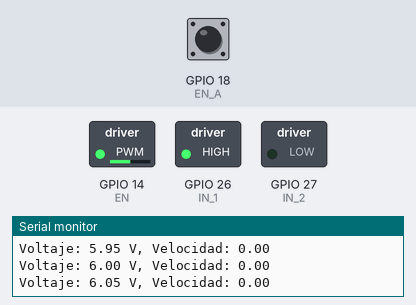
The sketch below on a simulated ESP32. Parts: switched loads named in the sketch (green lamp = pin HIGH), the last lines printed to the serial monitor. Inputs (shaded band) come from the test bench; at power-on: GPIO 18 (EN_A) HIGH.

Above: at 6.1 s.
At 12.1 s:
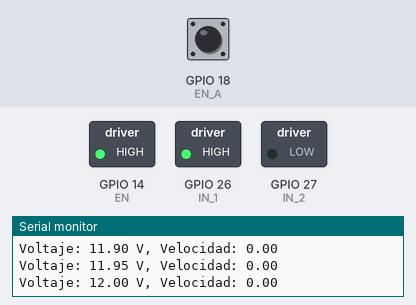
Timing chart, 0 to 13.6 s (numbered marks = the images above):
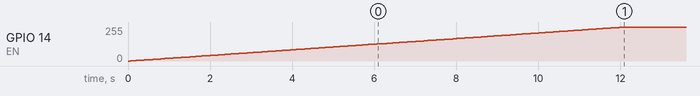

The sketch:

MotorC.ino
```cpp
//Zaida Irais López Mendieta A01708755
//Francisco Alejandro Velázquez Ledesma - A01709475
//Julio David Reséndiz Cruz - A01709375

#define IN_1 26
#define IN_2 27
#define EN 14

#define EN_A 18
#define EN_B 19

#define PWM_CH 0
#define FREQ 5000
#define RES 8

#define DT 20000
#define REDUCTOR 34
#define CPR 12

double pos = 0;
double pos_ant = 0;
double timer = 0;
float vel = 0;
float vel_rad_s = 0; // Velocidad en radianes por segundo

//Función para los cambios (FALLING) en el canal A
void IRAM_ATTR int_callback(){
  if(digitalRead(EN_B) == 0){
    pos = pos + 1;
  } else {
    pos = pos - 1;
  }
}

void setup() {
  Serial.begin(115200);
  //Se asigna funcion de los pines, sin es salida o entrada
  pinMode(IN_1, OUTPUT);
  pinMode(IN_2, OUTPUT);
  pinMode(EN, OUTPUT);

  pinMode(EN_A, INPUT);
  pinMode(EN_B, INPUT);

  attachInterrupt(EN_A, int_callback, FALLING);

  ledcSetup(PWM_CH, FREQ, RES);
  ledcAttachPin(EN, PWM_CH);
}

void loop() {
  static unsigned long lastTime = 0;
  static float voltage = 0.0; // Voltaje inicial
  const float maxVoltage = 12.0; // Voltaje máximo
  const float voltageStep = 0.05; // Incremento de voltaje
  const unsigned long stepDelay = 50; // Retardo de tiempo en milisegundos
  digitalWrite(IN_1, HIGH);
    digitalWrite(IN_2, LOW );
  // Incrementar el voltaje cada 50ms
  if(millis() - lastTime >= stepDelay && voltage < maxVoltage) {
    lastTime = millis();
    voltage += voltageStep;

    // Calcular el valor de duty cycle correspondiente al voltaje actual
    int dutyCycle = (int)(voltage / maxVoltage * 255);
    ledcWrite(PWM_CH, dutyCycle);

    // Imprimir el voltaje y la velocidad actual
    Serial.print("Voltaje: ");
    Serial.print(voltage);
  //  Serial.print(" ");
    Serial.print(" V, Velocidad: ");
    Serial.println(vel); // Velocidad impresa en el cálculo de abajo
  }

  // Estimar la velocidad del motor y convertirla a rad/s
  if ((micros() - timer) > DT) {
    timer = micros();
    vel = (((pos - pos_ant) / DT) / (CPR * REDUCTOR)) * (1000000.0*60.0);
    vel_rad_s = vel * (2.0 * PI / 60.0); // Convertir RPM a rad/s
    pos_ant = pos;
  }


}
```

Measured:
- by itself, GPIO 14 (EN): moves from 0/255 to 255/255 over 12.0 s
